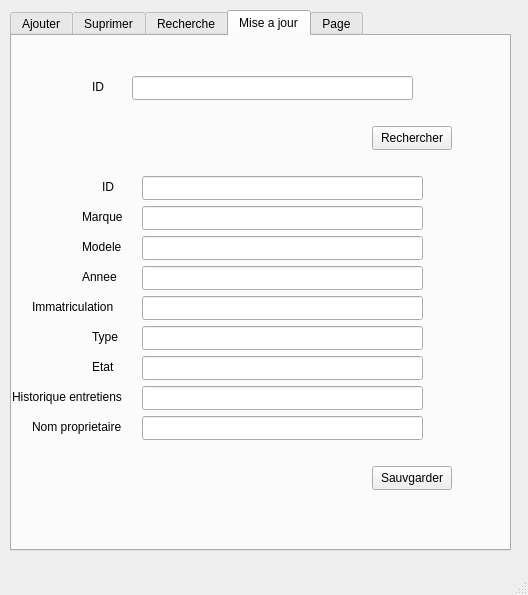
<?xml version="1.0" encoding="UTF-8"?>
<ui version="4.0">
 <class>MainWindow</class>
 <widget class="QMainWindow" name="MainWindow">
  <property name="geometry">
   <rect>
    <x>0</x>
    <y>0</y>
    <width>528</width>
    <height>595</height>
   </rect>
  </property>
  <property name="windowTitle">
   <string>MainWindow</string>
  </property>
  <widget class="QWidget" name="centralwidget">
   <widget class="QTabWidget" name="tabWidget">
    <property name="geometry">
     <rect>
      <x>10</x>
      <y>10</y>
      <width>501</width>
      <height>541</height>
     </rect>
    </property>
    <property name="currentIndex">
     <number>3</number>
    </property>
    <widget class="QWidget" name="tab">
     <attribute name="title">
      <string>Ajouter</string>
     </attribute>
     <widget class="QLabel" name="label">
      <property name="geometry">
       <rect>
        <x>100</x>
        <y>70</y>
        <width>21</width>
        <height>21</height>
       </rect>
      </property>
      <property name="text">
       <string>ID</string>
      </property>
     </widget>
     <widget class="QLineEdit" name="lineEditID">
      <property name="geometry">
       <rect>
        <x>140</x>
        <y>70</y>
        <width>281</width>
        <height>24</height>
       </rect>
      </property>
     </widget>
     <widget class="QLabel" name="label_2">
      <property name="geometry">
       <rect>
        <x>80</x>
        <y>100</y>
        <width>51</width>
        <height>21</height>
       </rect>
      </property>
      <property name="text">
       <string>Marque</string>
      </property>
     </widget>
     <widget class="QLineEdit" name="lineEditMarque">
      <property name="geometry">
       <rect>
        <x>140</x>
        <y>100</y>
        <width>281</width>
        <height>24</height>
       </rect>
      </property>
     </widget>
     <widget class="QLineEdit" name="lineEditModele">
      <property name="geometry">
       <rect>
        <x>140</x>
        <y>130</y>
        <width>281</width>
        <height>24</height>
       </rect>
      </property>
     </widget>
     <widget class="QLabel" name="label_3">
      <property name="geometry">
       <rect>
        <x>70</x>
        <y>130</y>
        <width>41</width>
        <height>21</height>
       </rect>
      </property>
      <property name="text">
       <string>Modele</string>
      </property>
     </widget>
     <widget class="QLineEdit" name="lineEditAnnee">
      <property name="geometry">
       <rect>
        <x>140</x>
        <y>160</y>
        <width>281</width>
        <height>24</height>
       </rect>
      </property>
     </widget>
     <widget class="QLabel" name="label_4">
      <property name="geometry">
       <rect>
        <x>80</x>
        <y>160</y>
        <width>41</width>
        <height>21</height>
       </rect>
      </property>
      <property name="text">
       <string>Annee</string>
      </property>
     </widget>
     <widget class="QLabel" name="label_5">
      <property name="geometry">
       <rect>
        <x>30</x>
        <y>190</y>
        <width>91</width>
        <height>21</height>
       </rect>
      </property>
      <property name="text">
       <string>Immatriculation</string>
      </property>
     </widget>
     <widget class="QLineEdit" name="lineEditHE">
      <property name="geometry">
       <rect>
        <x>140</x>
        <y>280</y>
        <width>281</width>
        <height>24</height>
       </rect>
      </property>
     </widget>
     <widget class="QLineEdit" name="lineEditEtat">
      <property name="geometry">
       <rect>
        <x>140</x>
        <y>250</y>
        <width>281</width>
        <height>24</height>
       </rect>
      </property>
     </widget>
     <widget class="QLabel" name="label_6">
      <property name="geometry">
       <rect>
        <x>10</x>
        <y>280</y>
        <width>111</width>
        <height>21</height>
       </rect>
      </property>
      <property name="text">
       <string>Historique entretiens</string>
      </property>
     </widget>
     <widget class="QLineEdit" name="lineEditType">
      <property name="geometry">
       <rect>
        <x>140</x>
        <y>220</y>
        <width>281</width>
        <height>24</height>
       </rect>
      </property>
     </widget>
     <widget class="QLabel" name="label_7">
      <property name="geometry">
       <rect>
        <x>90</x>
        <y>250</y>
        <width>31</width>
        <height>21</height>
       </rect>
      </property>
      <property name="text">
       <string>Etat</string>
      </property>
     </widget>
     <widget class="QLineEdit" name="lineEditImmatriculation">
      <property name="geometry">
       <rect>
        <x>140</x>
        <y>190</y>
        <width>281</width>
        <height>24</height>
       </rect>
      </property>
     </widget>
     <widget class="QLabel" name="label_8">
      <property name="geometry">
       <rect>
        <x>90</x>
        <y>220</y>
        <width>31</width>
        <height>21</height>
       </rect>
      </property>
      <property name="text">
       <string>Type</string>
      </property>
     </widget>
     <widget class="QLabel" name="label_9">
      <property name="geometry">
       <rect>
        <x>30</x>
        <y>310</y>
        <width>91</width>
        <height>21</height>
       </rect>
      </property>
      <property name="text">
       <string>Nom proprietaire</string>
      </property>
     </widget>
     <widget class="QLineEdit" name="lineEditNomP">
      <property name="geometry">
       <rect>
        <x>140</x>
        <y>310</y>
        <width>281</width>
        <height>24</height>
       </rect>
      </property>
     </widget>
     <widget class="QPushButton" name="pushButtonAjouter">
      <property name="geometry">
       <rect>
        <x>340</x>
        <y>420</y>
        <width>80</width>
        <height>24</height>
       </rect>
      </property>
      <property name="text">
       <string>Ajouter</string>
      </property>
     </widget>
    </widget>
    <widget class="QWidget" name="tab_3">
     <attribute name="title">
      <string>Suprimer</string>
     </attribute>
     <widget class="QLabel" name="label_10">
      <property name="geometry">
       <rect>
        <x>60</x>
        <y>140</y>
        <width>21</width>
        <height>21</height>
       </rect>
      </property>
      <property name="text">
       <string>ID</string>
      </property>
     </widget>
     <widget class="QLineEdit" name="lineEditIDS">
      <property name="geometry">
       <rect>
        <x>100</x>
        <y>140</y>
        <width>281</width>
        <height>24</height>
       </rect>
      </property>
     </widget>
     <widget class="QPushButton" name="Supprimer">
      <property name="geometry">
       <rect>
        <x>330</x>
        <y>410</y>
        <width>80</width>
        <height>24</height>
       </rect>
      </property>
      <property name="text">
       <string>supprimer</string>
      </property>
     </widget>
    </widget>
    <widget class="QWidget" name="tab_2">
     <attribute name="title">
      <string>Recherche</string>
     </attribute>
     <widget class="QLabel" name="label_11">
      <property name="geometry">
       <rect>
        <x>60</x>
        <y>130</y>
        <width>21</width>
        <height>21</height>
       </rect>
      </property>
      <property name="text">
       <string>ID</string>
      </property>
     </widget>
     <widget class="QPushButton" name="Rechercher">
      <property name="geometry">
       <rect>
        <x>330</x>
        <y>380</y>
        <width>80</width>
        <height>24</height>
       </rect>
      </property>
      <property name="text">
       <string>Rechercher</string>
      </property>
     </widget>
     <widget class="QLineEdit" name="lineEditIDR">
      <property name="geometry">
       <rect>
        <x>100</x>
        <y>130</y>
        <width>281</width>
        <height>24</height>
       </rect>
      </property>
     </widget>
    </widget>
    <widget class="QWidget" name="tab_4">
     <attribute name="title">
      <string>Mise a jour</string>
     </attribute>
     <widget class="QPushButton" name="RechercherID">
      <property name="geometry">
       <rect>
        <x>360</x>
        <y>90</y>
        <width>80</width>
        <height>24</height>
       </rect>
      </property>
      <property name="text">
       <string>Rechercher</string>
      </property>
     </widget>
     <widget class="QLabel" name="label_12">
      <property name="geometry">
       <rect>
        <x>80</x>
        <y>40</y>
        <width>21</width>
        <height>21</height>
       </rect>
      </property>
      <property name="text">
       <string>ID</string>
      </property>
     </widget>
     <widget class="QLineEdit" name="lineEditIDRM">
      <property name="geometry">
       <rect>
        <x>120</x>
        <y>40</y>
        <width>281</width>
        <height>24</height>
       </rect>
      </property>
     </widget>
     <widget class="QLabel" name="label_13">
      <property name="geometry">
       <rect>
        <x>90</x>
        <y>140</y>
        <width>21</width>
        <height>21</height>
       </rect>
      </property>
      <property name="text">
       <string>ID</string>
      </property>
     </widget>
     <widget class="QLabel" name="label_14">
      <property name="geometry">
       <rect>
        <x>20</x>
        <y>260</y>
        <width>91</width>
        <height>21</height>
       </rect>
      </property>
      <property name="text">
       <string>Immatriculation</string>
      </property>
     </widget>
     <widget class="QLabel" name="label_15">
      <property name="geometry">
       <rect>
        <x>70</x>
        <y>170</y>
        <width>51</width>
        <height>21</height>
       </rect>
      </property>
      <property name="text">
       <string>Marque</string>
      </property>
     </widget>
     <widget class="QLineEdit" name="lineEditNewmodele">
      <property name="geometry">
       <rect>
        <x>130</x>
        <y>200</y>
        <width>281</width>
        <height>24</height>
       </rect>
      </property>
     </widget>
     <widget class="QLineEdit" name="lineEditNewimmat">
      <property name="geometry">
       <rect>
        <x>130</x>
        <y>260</y>
        <width>281</width>
        <height>24</height>
       </rect>
      </property>
     </widget>
     <widget class="QLineEdit" name="lineEditNewetat">
      <property name="geometry">
       <rect>
        <x>130</x>
        <y>320</y>
        <width>281</width>
        <height>24</height>
       </rect>
      </property>
     </widget>
     <widget class="QLabel" name="label_16">
      <property name="geometry">
       <rect>
        <x>80</x>
        <y>290</y>
        <width>31</width>
        <height>21</height>
       </rect>
      </property>
      <property name="text">
       <string>Type</string>
      </property>
     </widget>
     <widget class="QLineEdit" name="lineEditNewannee">
      <property name="geometry">
       <rect>
        <x>130</x>
        <y>230</y>
        <width>281</width>
        <height>24</height>
       </rect>
      </property>
     </widget>
     <widget class="QLabel" name="label_17">
      <property name="geometry">
       <rect>
        <x>70</x>
        <y>230</y>
        <width>41</width>
        <height>21</height>
       </rect>
      </property>
      <property name="text">
       <string>Annee</string>
      </property>
     </widget>
     <widget class="QLabel" name="label_18">
      <property name="geometry">
       <rect>
        <x>20</x>
        <y>380</y>
        <width>91</width>
        <height>21</height>
       </rect>
      </property>
      <property name="text">
       <string>Nom proprietaire</string>
      </property>
     </widget>
     <widget class="QLineEdit" name="lineEditNewmarque">
      <property name="geometry">
       <rect>
        <x>130</x>
        <y>170</y>
        <width>281</width>
        <height>24</height>
       </rect>
      </property>
     </widget>
     <widget class="QLineEdit" name="lineEditNewid">
      <property name="geometry">
       <rect>
        <x>130</x>
        <y>140</y>
        <width>281</width>
        <height>24</height>
       </rect>
      </property>
     </widget>
     <widget class="QLabel" name="label_19">
      <property name="geometry">
       <rect>
        <x>80</x>
        <y>320</y>
        <width>31</width>
        <height>21</height>
       </rect>
      </property>
      <property name="text">
       <string>Etat</string>
      </property>
     </widget>
     <widget class="QLabel" name="label_20">
      <property name="geometry">
       <rect>
        <x>0</x>
        <y>350</y>
        <width>111</width>
        <height>21</height>
       </rect>
      </property>
      <property name="text">
       <string>Historique entretiens</string>
      </property>
     </widget>
     <widget class="QLineEdit" name="lineEditNewnomprop">
      <property name="geometry">
       <rect>
        <x>130</x>
        <y>380</y>
        <width>281</width>
        <height>24</height>
       </rect>
      </property>
     </widget>
     <widget class="QLineEdit" name="lineEditNewtyoe">
      <property name="geometry">
       <rect>
        <x>130</x>
        <y>290</y>
        <width>281</width>
        <height>24</height>
       </rect>
      </property>
     </widget>
     <widget class="QLabel" name="label_21">
      <property name="geometry">
       <rect>
        <x>70</x>
        <y>200</y>
        <width>41</width>
        <height>21</height>
       </rect>
      </property>
      <property name="text">
       <string>Modele</string>
      </property>
     </widget>
     <widget class="QLineEdit" name="lineEditNewhistorique">
      <property name="geometry">
       <rect>
        <x>130</x>
        <y>350</y>
        <width>281</width>
        <height>24</height>
       </rect>
      </property>
     </widget>
     <widget class="QPushButton" name="Sauvgarder">
      <property name="geometry">
       <rect>
        <x>360</x>
        <y>430</y>
        <width>80</width>
        <height>24</height>
       </rect>
      </property>
      <property name="text">
       <string>Sauvgarder</string>
      </property>
     </widget>
    </widget>
    <widget class="QWidget" name="tab_5">
     <attribute name="title">
      <string>Page</string>
     </attribute>
     <widget class="QTableView" name="tableView">
      <property name="geometry">
       <rect>
        <x>15</x>
        <y>21</y>
        <width>461</width>
        <height>471</height>
       </rect>
      </property>
     </widget>
    </widget>
   </widget>
  </widget>
  <widget class="QMenuBar" name="menubar">
   <property name="geometry">
    <rect>
     <x>0</x>
     <y>0</y>
     <width>528</width>
     <height>21</height>
    </rect>
   </property>
  </widget>
  <widget class="QStatusBar" name="statusbar"/>
 </widget>
 <resources/>
 <connections/>
</ui>
